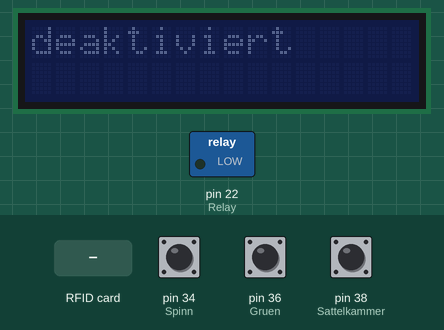
Recording of a sketch running on a simulated Arduino Mega 2560, built with avr-gcc and run on an emulated ATmega2560. Parts: 16×2 character LCD, switched loads named in the sketch (green lamp = pin HIGH). Inputs (shaded band) come from the test bench; at power-on: pin 34 (Spinn) HIGH, pin 36 (Gruen) HIGH, pin 38 (Sattelkammer) HIGH. The board resets itself during the run and starts again; pins used as bus, display or sensor lines are not drawn; what the sketch prints to the serial monitor is not drawn.

Above: at 7.7 s.
9.4 s: RFID card A0 C1 F2 32 held to the reader
At 10.1 s:
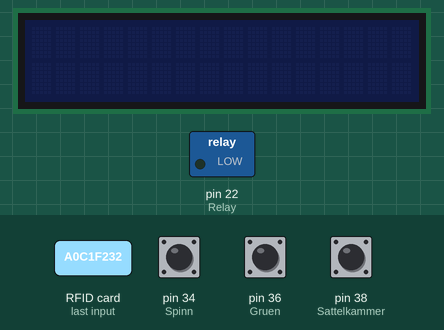
At 10.9 s:
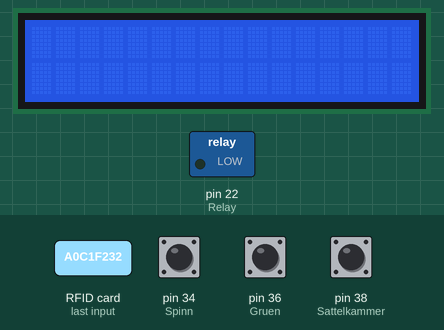
Timing chart, 0 to 12.4 s (numbered marks = the images above; inputs shaded):
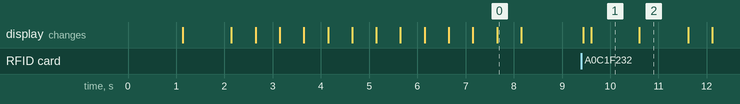

Measured:
- after the input at 9.4 s, the display: first changes at once (image 2 shows a later state)
- what the display in image 0 shows lasts 0.5 s, from 7.7 s to 8.2 s
- what the display in image 1 shows lasts 1.0 s, from 9.6 s to 10.6 s

The sketch:

Arlarm_test.ino
```cpp
#include "Sodaq_wdt.h"

#ifdef ARDUINO_ARCH_AVR

#define DIAG_STREAM Serial

#elif ARDUINO_ARCH_SAMD

#define DIAG_STREAM SerialUSB

#endif


#include <SPI.h>
#include <MFRC522.h>
#include <Wire.h>
#include <LiquidCrystal_I2C.h>
#include <SD.h>

#define RST_PIN     5
#define SS_PIN      53

LiquidCrystal_I2C lcd(0x27, 16, 2);
MFRC522 mfrc522(SS_PIN, RST_PIN);

//const int chipSelect = 5;

byte Henry_uid[] = {0xA0, 0xC1, 0xF2, 0x32};
byte Barbara_uid[] = {0xF9, 0xA5, 0x36, 0xC1};
byte Andy_uid[] = {0x07, 0x49, 0x1E, 0xB5};
byte Nilse_uid[] = {0x49, 0xCC, 0x50, 0xC2};
byte Ersatz2_uid[] = {0xD0, 0x11, 0x25, 0x32};
byte Ersatz1_uid[] = {0x67, 0x37, 0x1E, 0xB5};

int Henry_check = false;
int Barbara_check = false;
int Ersatz1_check = false;
int Ersatz2_check = false;
int Nilse_check = false;
int Andy_check = false;
int Alarm_check = false;
int Zaehler = 1;
int TimerAlarm =60; //Sekunden
int Sattelkammer =38;
int Spinn =34;
int Gruen =36;
int Hupe = 490;
int b = 0;
int Relay = 22;

byte a[] = {
  B01010,
  B00000,
  B01110,
  B00001,
  B01111,
  B10001,
  B01111,
  B00000
};
int Laut = 1; //0 Aus 1 An
      void wdtrest(){
if (sodaq_wdt_flag) {
    sodaq_wdt_flag = false;
    sodaq_wdt_reset();
  Serial.println("WDT interrupt has been triggered");
  }
    }
void Alarmabak(){
  // Alarm anlage Aktiwiren/deaktiwiren
      if (Alarm_check == false){
        Alarm_check = true;
        lcd.backlight();
        lcd.setCursor(0,1);
        lcd.print("Alarm aktiviert");
      if(digitalRead(Sattelkammer)||digitalRead(Spinn)||digitalRead(Gruen)){
         sodaq_wdt_enable(WDT_PERIOD_1DIV64);
        delay(10000);
      }
      delay(10000);
      }

       else {
        Alarm_check = false;
        lcd.backlight();
        lcd.setCursor(0,1);
        lcd.print("Alarm deaktiviert");

 }

    }
    void laut(){
      Serial.println(Laut);
    while(Zaehler <= 60){
      if(Laut == 1){
 digitalWrite(Relay, LOW);
  wdtrest();
 delay(500);
   wdtrest();
    delay(500);
 digitalWrite(Relay, HIGH);
      }
      wdtrest();
  wdtrest();
 Serial.print(Zaehler);
 Serial.println(".Alarm");
     Zaehler++;
 wdtrest();
    }

     digitalWrite(Relay, LOW);
     Alarm_check = false;
     Serial.println("deaktivirt");
     Zaehler = 1;
     delay(10000);

    }

  void uid(){
    wdtrest();
      // put your main code here, to run repeatedly:
  if (mfrc522.PICC_IsNewCardPresent() && mfrc522.PICC_ReadCardSerial() ) {
    Serial.print("Gelesene UID:");
    for (byte i = 0; i < mfrc522.uid.size; i++) {
      // Abstand zwischen HEX-Zahlen und führende Null bei Byte < 16
      Serial.print(mfrc522.uid.uidByte[i] < 0x10 ? " 0" : " ");
      Serial.print(mfrc522.uid.uidByte[i], HEX);

    }
    wdtrest();
        Henry_check = true;
    for (int j=0; j<4; j++) {
      if (mfrc522.uid.uidByte[j] != Henry_uid[j]) {
        Henry_check = false;
      }
    }
    wdtrest();

    // UID Vergleichen mit red_uid
    Barbara_check = true;
    for (int j=0; j<4; j++) {
      if (mfrc522.uid.uidByte[j] != Barbara_uid[j]) {
        Barbara_check = false;
      }
    }
    wdtrest();
        Andy_check = true;
    for (int j=0; j<4; j++) {
      if (mfrc522.uid.uidByte[j] != Andy_uid[j]) {
        Andy_check = false;
      }
    }
    wdtrest();
         Nilse_check = true;
    for (int j=0; j<4; j++) {
      if (mfrc522.uid.uidByte[j] != Nilse_uid[j]) {
        Nilse_check = false;
      }
    }
    wdtrest();
            Ersatz1_check = true;
    for (int j=0; j<4; j++) {
      if (mfrc522.uid.uidByte[j] != Ersatz1_uid[j]) {
        Ersatz1_check = false;
      }
    }
wdtrest();
       Ersatz2_check = true;
    for (int j=0; j<4; j++) {
      if (mfrc522.uid.uidByte[j] != Ersatz2_uid[j]) {
        Ersatz2_check = false;
      }
    }
    wdtrest();
  }
  wdtrest();
  }
  void displayresat(){
    Alarmabak();
delay(2000);
wdtrest();
delay(2000);
wdtrest();
delay(2000);
wdtrest();
delay(2000);
wdtrest();
delay(2000);
wdtrest();
    lcd.noBacklight();
        lcd.clear();
  }
void setup() {
  SPI.begin();
  mfrc522.PCD_Init();
  lcd.init();
      lcd.home();
           lcd.createChar(1, a);
      lcd.home();
          lcd.noBacklight();
        lcd.clear();
 TimerAlarm = TimerAlarm * 1000;
 pinMode(Sattelkammer, INPUT_PULLUP);
 pinMode(Spinn, INPUT_PULLUP);
 pinMode(Gruen, INPUT_PULLUP);
 TimerAlarm = millis();
 Serial.begin(9600);
 pinMode(Hupe, OUTPUT);
 pinMode(Relay, OUTPUT);
 digitalWrite(Relay, LOW);
 delay(1000);
 lcd.backlight();
  delay(1000);
  lcd.noBacklight();
 Alarm_check = true;
 if(digitalRead(Sattelkammer)||digitalRead(Spinn)||digitalRead(Gruen)){
  Alarm_check = false;
  Serial.println("deaktivirt");
  lcd.print("deaktiviert");
  lcd.backlight();
  delay(500);
  lcd.noBacklight();
  delay(500);
  lcd.backlight();
  delay(500);
  lcd.noBacklight();
  delay(500);
  lcd.backlight();
  delay(500);
  lcd.noBacklight();
  delay(500);
  lcd.backlight();
  delay(500);
  lcd.noBacklight();
  delay(500);
  lcd.backlight();
  delay(500);
  lcd.noBacklight();
  delay(500);
  lcd.backlight();
  delay(500);
  lcd.noBacklight();
  delay(500);
  lcd.noBacklight();
  lcd.clear();
 }
 Serial.println("Start up");
 sodaq_wdt_enable(WDT_PERIOD_4X);
}
void loop() {
    wdtrest();
    uid();


    if (Henry_check) {
         lcd.setCursor(0,0);
        lcd.print("Hallo Henry");
displayresat();
    }

    if (Barbara_check) {
        lcd.setCursor(0,0);
        lcd.print("Hallo B");
        lcd.setCursor(7,0);
        lcd.write(byte(1));
        lcd.setCursor(8,0);
        lcd.print("rbel");
displayresat();
    }
 if (Andy_check) {
        lcd.setCursor(0,0);
        lcd.print("Hallo Andy");
displayresat();
    }
     if (Ersatz1_check) {
        lcd.setCursor(0,0);
        lcd.print("Hallo Ersatz1");
displayresat();
    }
     if (Ersatz2_check) {
        lcd.setCursor(0,0);
        lcd.print("Hallo Ersatz2");
displayresat();
    }
         if (Nilse_check) {
        lcd.setCursor(0,0);
        lcd.print("Hallo Herr Niehls");
displayresat();
    }

    // Versetzt die gelesene Karte in einen Ruhemodus, um nach anderen Karten suchen zu können.


 if(digitalRead(Sattelkammer)&&Alarm_check == true){
 Serial.println("Alarm");
laut();
 }
  if(digitalRead(Spinn)&&Alarm_check == true){
Serial.println("Alarm");
laut();
 }
  if(digitalRead(Gruen)&&Alarm_check == true){
Serial.println("Alarm");
laut();
 }}
```
